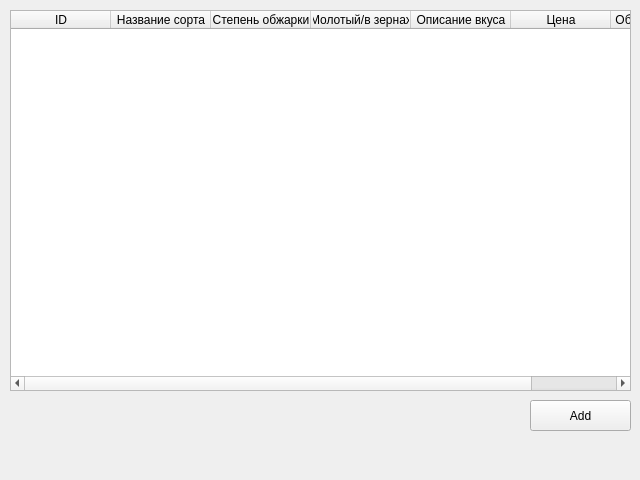
<?xml version="1.0" encoding="UTF-8"?>
<ui version="4.0">
 <class>CoffeeApp</class>
 <widget class="QMainWindow" name="CoffeeApp">
  <property name="geometry">
   <rect>
    <x>0</x>
    <y>0</y>
    <width>640</width>
    <height>480</height>
   </rect>
  </property>
  <property name="windowTitle">
   <string>Информация о кофе</string>
  </property>
  <widget class="QTableWidget" name="tableWidget">
   <property name="geometry">
    <rect>
     <x>10</x>
     <y>10</y>
     <width>621</width>
     <height>381</height>
    </rect>
   </property>
   <property name="rowCount">
    <number>0</number>
   </property>
   <property name="columnCount">
    <number>7</number>
   </property>
   <column>
    <property name="text">
     <string>ID</string>
    </property>
   </column>
   <column>
    <property name="text">
     <string>Название сорта</string>
    </property>
   </column>
   <column>
    <property name="text">
     <string>Степень обжарки</string>
    </property>
   </column>
   <column>
    <property name="text">
     <string>Молотый/в зернах</string>
    </property>
   </column>
   <column>
    <property name="text">
     <string>Описание вкуса</string>
    </property>
   </column>
   <column>
    <property name="text">
     <string>Цена</string>
    </property>
   </column>
   <column>
    <property name="text">
     <string>Объем упаковки</string>
    </property>
   </column>
  </widget>
  <widget class="QPushButton" name="addButton">
   <property name="geometry">
    <rect>
     <x>530</x>
     <y>400</y>
     <width>101</width>
     <height>31</height>
    </rect>
   </property>
   <property name="text">
    <string>Add</string>
   </property>
  </widget>
 </widget>
 <resources/>
 <connections/>
</ui>
